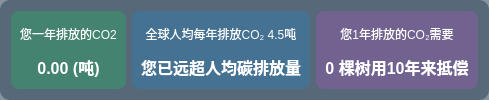
    <widget class="QFrame" name="summaryFrame">
     <property name="minimumSize">
      <size>
       <width>0</width>
       <height>80</height>
      </size>
     </property>
     <property name="styleSheet">
      <string notr="true">background-color: rgba(52, 73, 94, 150);
border-radius: 10px;</string>
     </property>
     <property name="frameShape">
      <enum>QFrame::StyledPanel</enum>
     </property>
     <property name="frameShadow">
      <enum>QFrame::Raised</enum>
     </property>
     <layout class="QHBoxLayout" name="horizontalLayout_10">
      <item>
       <widget class="QFrame" name="totalFrame">
        <property name="styleSheet">
         <string notr="true">background-color: rgba(39, 174, 96, 100);
border-radius: 8px;</string>
        </property>
        <property name="frameShape">
         <enum>QFrame::StyledPanel</enum>
        </property>
        <property name="frameShadow">
         <enum>QFrame::Raised</enum>
        </property>
        <layout class="QVBoxLayout" name="verticalLayout_3">
         <item>
          <widget class="QLabel" name="totalLabel">
           <property name="styleSheet">
            <string notr="true">color: white;
background-color: transparent;
font-size: 12px;</string>
           </property>
           <property name="text">
            <string>您一年排放的CO2</string>
           </property>
           <property name="alignment">
            <set>Qt::AlignCenter</set>
           </property>
          </widget>
         </item>
         <item>
          <widget class="QLabel" name="totalCarbonLabel">
           <property name="styleSheet">
            <string notr="true">color: white;
background-color: transparent;
font-size: 16px;
font-weight: bold;</string>
           </property>
           <property name="text">
            <string>0.00 (吨)</string>
           </property>
           <property name="alignment">
            <set>Qt::AlignCenter</set>
           </property>
          </widget>
         </item>
        </layout>
       </widget>
      </item>
      <item>
       <widget class="QFrame" name="perCapitaFrame">
        <property name="styleSheet">
         <string notr="true">background-color: rgba(41, 128, 185, 100);
border-radius: 8px;</string>
        </property>
        <property name="frameShape">
         <enum>QFrame::StyledPanel</enum>
        </property>
        <property name="frameShadow">
         <enum>QFrame::Raised</enum>
        </property>
        <layout class="QVBoxLayout" name="verticalLayout_4">
         <item>
          <widget class="QLabel" name="perCapitaTextLabel">
           <property name="styleSheet">
            <string notr="true">color: white;
background-color: transparent;
font-size: 12px;</string>
           </property>
           <property name="text">
            <string>全球人均每年排放CO₂ 4.5吨</string>
           </property>
           <property name="alignment">
            <set>Qt::AlignCenter</set>
           </property>
          </widget>
         </item>
         <item>
          <widget class="QLabel" name="perCapitaCarbonLabel">
           <property name="styleSheet">
            <string notr="true">color: white;
background-color: transparent;
font-size: 16px;
font-weight: bold;</string>
           </property>
           <property name="text">
            <string>您已远超人均碳排放量</string>
           </property>
           <property name="alignment">
            <set>Qt::AlignCenter</set>
           </property>
          </widget>
         </item>
        </layout>
       </widget>
      </item>
      <item>
       <widget class="QFrame" name="rankFrame">
        <property name="styleSheet">
         <string notr="true">background-color: rgba(155, 89, 182, 100);
border-radius: 8px;</string>
        </property>
        <property name="frameShape">
         <enum>QFrame::StyledPanel</enum>
        </property>
        <property name="frameShadow">
         <enum>QFrame::Raised</enum>
        </property>
        <layout class="QVBoxLayout" name="verticalLayout_5">
         <item>
          <widget class="QLabel" name="rankTextLabel">
           <property name="styleSheet">
            <string notr="true">color: white;
background-color: transparent;
font-size: 12px;</string>
           </property>
           <property name="text">
            <string>您1年排放的CO₂需要</string>
           </property>
           <property name="alignment">
            <set>Qt::AlignCenter</set>
           </property>
          </widget>
         </item>
         <item>
          <widget class="QLabel" name="carbonRankLabel">
           <property name="styleSheet">
            <string notr="true">color: white;
background-color: transparent;
font-size: 16px;
font-weight: bold;</string>
           </property>
           <property name="text">
            <string>0 棵树用10年来抵偿</string>
           </property>
           <property name="alignment">
            <set>Qt::AlignCenter</set>
           </property>
          </widget>
         </item>
        </layout>
       </widget>
      </item>
     </layout>
    </widget>
